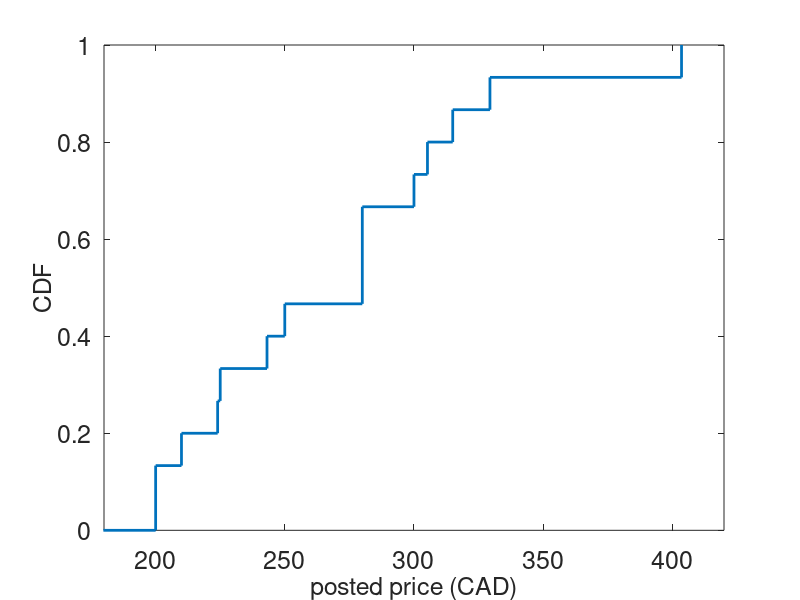

The MATLAB source for this figure: (Note: this script raises an error after producing the figure.)
clear

%%%%%%%%%%%%%%%%%%%%%%%%%%
% create vectors of data %
%%%%%%%%%%%%%%%%%%%%%%%%%%

% a vector of advertised prices for a Breville Cafe Roma Espresso Machine
ADPRICE = sort([223.99; 279.99; 199.99; 199.99; 224.99; 279.99; 209.99; 279.99; 243.10; 249.98; 299.99; 305.21; 314.99; 329.40; 403.56]);

N = length(ADPRICE);

%%%%%%%%%%%%%%%%%%%%%%%%%%
% plot the empirical CDF %
%%%%%%%%%%%%%%%%%%%%%%%%%%

% generate the empirical CDF of advertised prices
ADECDF = ecdf(ADPRICE);

F1 = figure(1);
stairs([0; unique(ADPRICE)],ADECDF);
lines = get(gca,'children');
set(lines,'LineWidth',2)
set(gca,'fontsize',18)
xlabel({'posted price (CAD)'},'FontSize',18)
ylabel({'CDF'},'FontSize',18)
xlim([180 420]);

% determine the quartiles of the empirical price distribution
ep25 = ADPRICE(round((N+1)/4));
ep50 = ADPRICE(round((N+1)/2));
ep75 = ADPRICE(round(3*(N+1)/4));

%%%%%%%%%%%%%%%%%%%%%%%%%%%%%%%%%%%%%%%%%%%%%%%%%%
% Parameter Estimation of the Burdett-Judd model %
%%%%%%%%%%%%%%%%%%%%%%%%%%%%%%%%%%%%%%%%%%%%%%%%%%

% define the objective function (squared differences between model quartiles and empirical quartiles)
objective_function = @(estimates) sum((model_moments(estimates,ADPRICE) - [ep25 ep50 ep75]).^2);

% initial guess
estimates0 = [10 10 1/2]; 

% minimize the objective function using fmincon
options = optimoptions('fmincon','Display','iter'); % Display optimization progress
estimates = fmincon(objective_function, estimates0, [], [], [], [], [0 0 0], [Inf Inf 1], [], options);

q = estimates(3);

%%%%%%%%%%%%%%%%%%%%%%%%%%%
% Compute Standard Errors %
%%%%%%%%%%%%%%%%%%%%%%%%%%%

% compute the Jacobian matrix at the estimated values
Jacobian = Jacobian_matrix(estimates,ADPRICE);

% calculate the variance-covariance matrix
residuals = model_moments(estimates,ADPRICE) - [ep25 ep50 ep75];
variance_covariance_matrix = 1 / length(residuals) * inv(Jacobian' * Jacobian);

% extract the standard errors (square root of diagonal elements of variance-covariance matrix)
standard_errors = sqrt(diag(variance_covariance_matrix));

%%%%%%%%%%%%%%%%%%%%%%%%%%%%%%%%%%%%%%%%%%%%%%%%
% Recover Structural Parameters from Estimates %
%%%%%%%%%%%%%%%%%%%%%%%%%%%%%%%%%%%%%%%%%%%%%%%%

parameters = GfunPARAMS(estimates,ADPRICE);
pSTAR = parameters(1);
r = parameters(2);
c = parameters(3);

% Display results
fprintf('estimate of buyers max willingness to pay, pSTAR: %.4f\n', pSTAR);
fprintf('estimate of sellers marginal cost, r: %.4f\n', r);
fprintf('estimate of buyers search cost, c: %.4f\n', c);

% compute the Jacobian matrix for Gfun with respect to estimates
J_Gfun = Jacobian_Gfun(estimates,ADPRICE);

% compute the estimated variance of the function Gfun(PARAMS) using the delta method
variance_G = J_Gfun * variance_covariance_matrix * J_Gfun';

% Display the estimated standard errors 
fprintf('standard error of pSTAR: %.4f\n', sqrt(variance_G(1,1)));
fprintf('standard error of r: %.4f\n', sqrt(variance_G(2,2)));
fprintf('standard error of c: %.4f\n', sqrt(variance_G(3,3)));

%%%%%%%%%%%%%%%%%%%%%
% Display Model Fit %
%%%%%%%%%%%%%%%%%%%%%

% plot the CDF implied by the theory
pLBAR = 2 * (1 - q) / (2 - q) * r + q / (2 - q) * pSTAR;
pSTEP = (pSTAR-pLBAR)/100;
for p = pLBAR:pSTEP:pSTAR
    
    pGRID(round((p-pLBAR)/pSTEP)+1,1) = p;
    FGRID(round((p-pLBAR)/pSTEP)+1,1) = 1 - (1/2) * (q / (1 - q)) * ((pSTAR - p) / (p - r));
    
end

F2 = figure(2);
stairs([0; unique(ADPRICE)],ADECDF); hold on
plot([0; pGRID], [0; FGRID])
lines = get(gca,'children');
set(lines,'LineWidth',2)
set(gca,'fontsize',18)
xlabel({'posted price (CAD)'},'FontSize',18)
ylabel({'CDF'},'FontSize',18)
xlim([180 420]);
ylim([0 1]);

